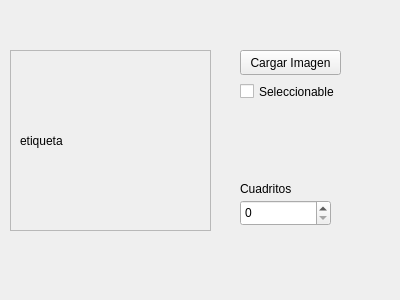
<?xml version="1.0" encoding="UTF-8"?>
<ui version="4.0">
 <class>widgetComida</class>
 <widget class="QWidget" name="widgetComida">
  <property name="geometry">
   <rect>
    <x>0</x>
    <y>0</y>
    <width>400</width>
    <height>300</height>
   </rect>
  </property>
  <property name="windowTitle">
   <string>Form</string>
  </property>
  <widget class="QFrame" name="frame">
   <property name="geometry">
    <rect>
     <x>10</x>
     <y>50</y>
     <width>201</width>
     <height>181</height>
    </rect>
   </property>
   <property name="frameShape">
    <enum>QFrame::StyledPanel</enum>
   </property>
   <property name="frameShadow">
    <enum>QFrame::Raised</enum>
   </property>
   <widget class="QLabel" name="lImagen">
    <property name="geometry">
     <rect>
      <x>10</x>
      <y>10</y>
      <width>181</width>
      <height>161</height>
     </rect>
    </property>
    <property name="text">
     <string>etiqueta</string>
    </property>
   </widget>
  </widget>
  <widget class="QPushButton" name="btnCargarImagen">
   <property name="geometry">
    <rect>
     <x>240</x>
     <y>50</y>
     <width>101</width>
     <height>25</height>
    </rect>
   </property>
   <property name="text">
    <string>Cargar Imagen</string>
   </property>
  </widget>
  <widget class="QCheckBox" name="cSeleccionable">
   <property name="geometry">
    <rect>
     <x>240</x>
     <y>80</y>
     <width>121</width>
     <height>23</height>
    </rect>
   </property>
   <property name="text">
    <string>Seleccionable</string>
   </property>
  </widget>
  <widget class="QLabel" name="label_2">
   <property name="geometry">
    <rect>
     <x>240</x>
     <y>180</y>
     <width>67</width>
     <height>17</height>
    </rect>
   </property>
   <property name="text">
    <string>Cuadritos</string>
   </property>
  </widget>
  <widget class="QSpinBox" name="spinBox">
   <property name="geometry">
    <rect>
     <x>240</x>
     <y>200</y>
     <width>91</width>
     <height>26</height>
    </rect>
   </property>
  </widget>
 </widget>
 <resources/>
 <connections/>
</ui>
